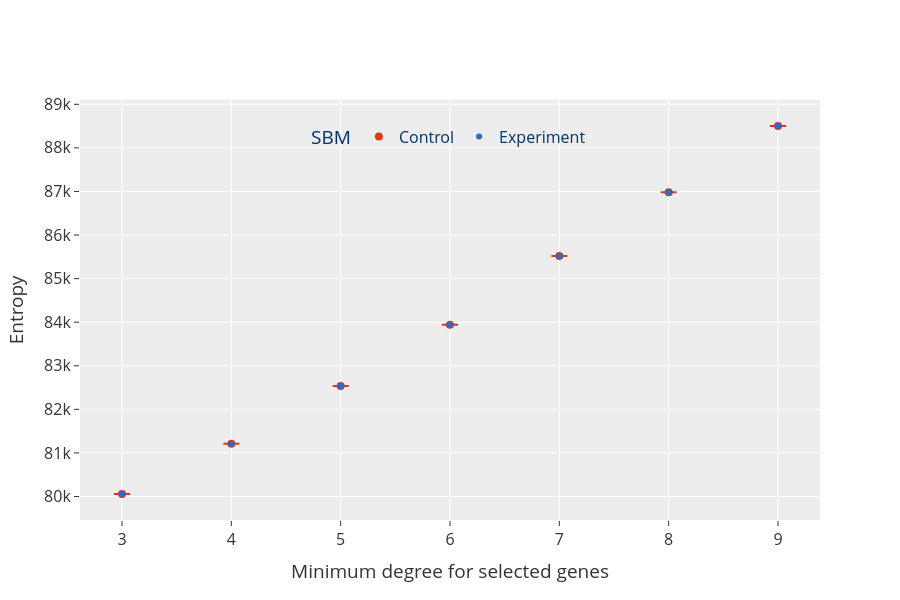

Here is the notebook cell this chart was saved with:
### Code cell
top_df = pd.DataFrame(stats_vals, columns=[
                      "Median_Ent", "Mean_Ent", "Std_Ent", "TF", "Type"])

color_map = {
    "Experiment": px.colors.qualitative.G10[0], "Control": px.colors.qualitative.G10[1]}
fig = px.scatter(
    top_df,
    y="Mean_Ent",
    x="TF",
    error_y="Std_Ent",
    color="Type",
    title="Entropy evolution TFs 3-15. Standard 5K",
    height=600,
    color_discrete_map=color_map,
)

fig.update_layout(
    legend=dict(
        orientation="h",
        title="SBM",
        yanchor="bottom",
        y=0.87,
        xanchor="center",
        x=0.5,
        bgcolor="rgba(0,0,0,0)",
        font=dict(size=16, color="#003366"),
    ),
    title="",
    xaxis=dict(
        tickfont=dict(size=16),
        title="Minimum degree for selected genes",
        tickmode="array", tickvals=list(range(3, 16, 1))
    ),
    yaxis=dict(
        tickfont=dict(size=16),
        title="Entropy",
    ),
    font=dict(size=16),
)
fig.update_traces(error_y=dict(width=8), selector=(
    {"name": "Control"}), marker_size=8)
fig.show()

### Figure 1 — Plotly figure (JSON) as saved in the notebook; plotly's stock layout.template omitted (floating-point values rounded to 4 significant figures)
{"data": [{"error_y": {"array": [3.781e-11, 3.172e-11, 1.029e-11, 6.343e-11, 1.455e-11, 2.623e-11, 3.334e-11], "width": 8}, "hovertemplate": "Type=Control<br>TF=%{x}<br>Mean_Ent=%{y}<extra></extra>", "legendgroup": "Control", "marker": {"color": "#DC3912", "size": 8, "symbol": "circle"}, "mode": "markers", "name": "Control", "orientation": "v", "showlegend": true, "type": "scatter", "x": [4, 3, 5, 9, 6, 7, 8], "xaxis": "x", "y": [81210.0, 80060.0, 82530.0, 88500.0, 83940.0, 85520.0, 86980.0], "yaxis": "y"}, {"error_y": {"array": [0, 0, 0, 0, 0, 0, 0]}, "hovertemplate": "Type=Experiment<br>TF=%{x}<br>Mean_Ent=%{y}<extra></extra>", "legendgroup": "Experiment", "marker": {"color": "#3366CC", "symbol": "circle"}, "mode": "markers", "name": "Experiment", "orientation": "v", "showlegend": true, "type": "scatter", "x": [4, 3, 5, 9, 6, 7, 8], "xaxis": "x", "y": [81210.0, 80060.0, 82530.0, 88500.0, 83940.0, 85520.0, 86980.0], "yaxis": "y"}], "layout": {"font": {"size": 16}, "height": 600, "legend": {"bgcolor": "rgba(0,0,0,0)", "font": {"color": "#003366", "size": 16}, "orientation": "h", "title": {"text": "SBM"}, "tracegroupgap": 0, "x": 0.5, "xanchor": "center", "y": 0.87, "yanchor": "bottom"}, "title": {"text": ""}, "xaxis": {"anchor": "y", "domain": [0, 1], "tickfont": {"size": 16}, "tickmode": "array", "tickvals": [3, 4, 5, 6, 7, 8, 9, 10, 11, 12, 13, 14, 15], "title": {"text": "Minimum degree for selected genes"}}, "yaxis": {"anchor": "x", "domain": [0, 1], "tickfont": {"size": 16}, "title": {"text": "Entropy"}}}}
